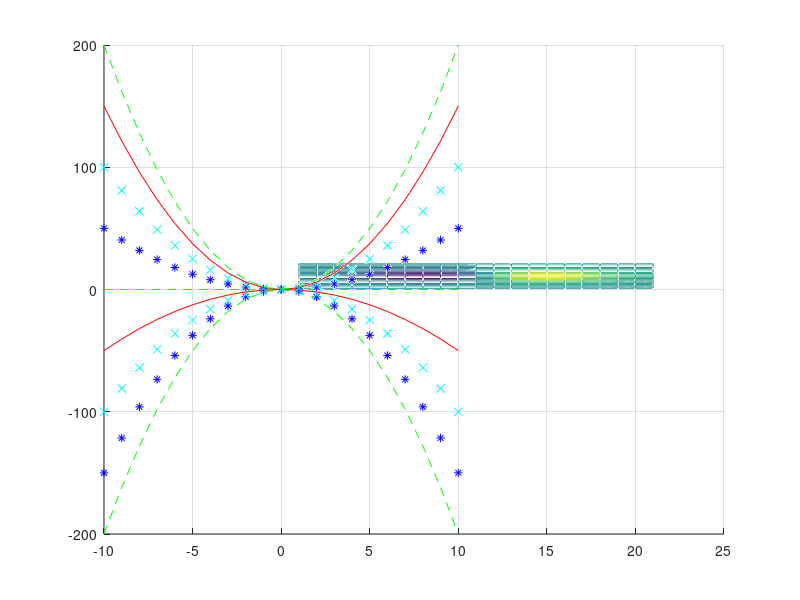

Write MATLAB code to recreate this figure.
figure;       
hold on;    
grid on; 
x = [-10:10]; 
a = -2 : .5 : 2;
k=size(a);%iterator
kolor=['r- ';'g--';'b* ';'cx '];
for i=k(1):k(2)
    plot(x, a(i)*x.*x,kolor(mod(i,4)+1,:)); 
end
[x,y]=meshgrid(-2:.2:2,-2:.2:2); 
z = x.*exp(-x.^2-y.^2); 
mesh(z)
